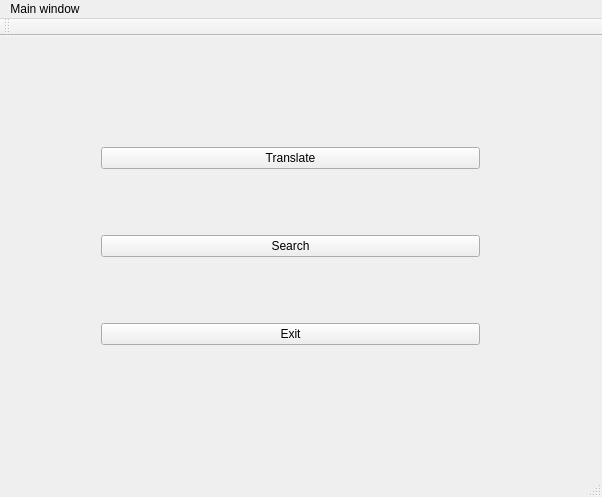
<?xml version="1.0" encoding="UTF-8"?>
<ui version="4.0">
 <class>MainWindow</class>
 <widget class="QMainWindow" name="MainWindow">
  <property name="geometry">
   <rect>
    <x>0</x>
    <y>0</y>
    <width>602</width>
    <height>497</height>
   </rect>
  </property>
  <property name="windowTitle">
   <string>MainWindow</string>
  </property>
  <property name="styleSheet">
   <string notr="true"/>
  </property>
  <widget class="QWidget" name="centralWidget">
   <widget class="QWidget" name="layoutWidget">
    <property name="geometry">
     <rect>
      <x>90</x>
      <y>40</y>
      <width>401</width>
      <height>341</height>
     </rect>
    </property>
    <layout class="QVBoxLayout" name="verticalLayout">
     <item>
      <widget class="QPushButton" name="Translate">
       <property name="styleSheet">
        <string notr="true"/>
       </property>
       <property name="text">
        <string>Translate</string>
       </property>
      </widget>
     </item>
     <item>
      <widget class="QPushButton" name="Search">
       <property name="styleSheet">
        <string notr="true"/>
       </property>
       <property name="text">
        <string>Search</string>
       </property>
      </widget>
     </item>
     <item>
      <widget class="QPushButton" name="Exit">
       <property name="styleSheet">
        <string notr="true"/>
       </property>
       <property name="text">
        <string>Exit</string>
       </property>
      </widget>
     </item>
    </layout>
   </widget>
  </widget>
  <widget class="QMenuBar" name="menuBar">
   <property name="geometry">
    <rect>
     <x>0</x>
     <y>0</y>
     <width>602</width>
     <height>26</height>
    </rect>
   </property>
   <widget class="QMenu" name="menu">
    <property name="title">
     <string>Main window</string>
    </property>
    <widget class="QMenu" name="menu_2">
     <property name="styleSheet">
      <string notr="true">background-color: rgb(243, 239, 255);
color: rgb(0, 0, 0);</string>
     </property>
     <property name="title">
      <string>Launch</string>
     </property>
     <addaction name="MenuTranslate"/>
     <addaction name="MenuSearch"/>
    </widget>
    <addaction name="menu_2"/>
    <addaction name="about"/>
    <addaction name="help"/>
    <addaction name="quit"/>
   </widget>
   <addaction name="menu"/>
  </widget>
  <widget class="QToolBar" name="mainToolBar">
   <attribute name="toolBarArea">
    <enum>TopToolBarArea</enum>
   </attribute>
   <attribute name="toolBarBreak">
    <bool>false</bool>
   </attribute>
  </widget>
  <widget class="QStatusBar" name="statusBar"/>
  <action name="about">
   <property name="text">
    <string>About</string>
   </property>
  </action>
  <action name="help">
   <property name="text">
    <string>Help</string>
   </property>
  </action>
  <action name="quit">
   <property name="text">
    <string>Exit</string>
   </property>
  </action>
  <action name="MenuTranslate">
   <property name="text">
    <string>Translate function</string>
   </property>
  </action>
  <action name="MenuSearch">
   <property name="text">
    <string>Search function</string>
   </property>
  </action>
 </widget>
 <layoutdefault spacing="6" margin="11"/>
 <resources/>
 <connections/>
</ui>
